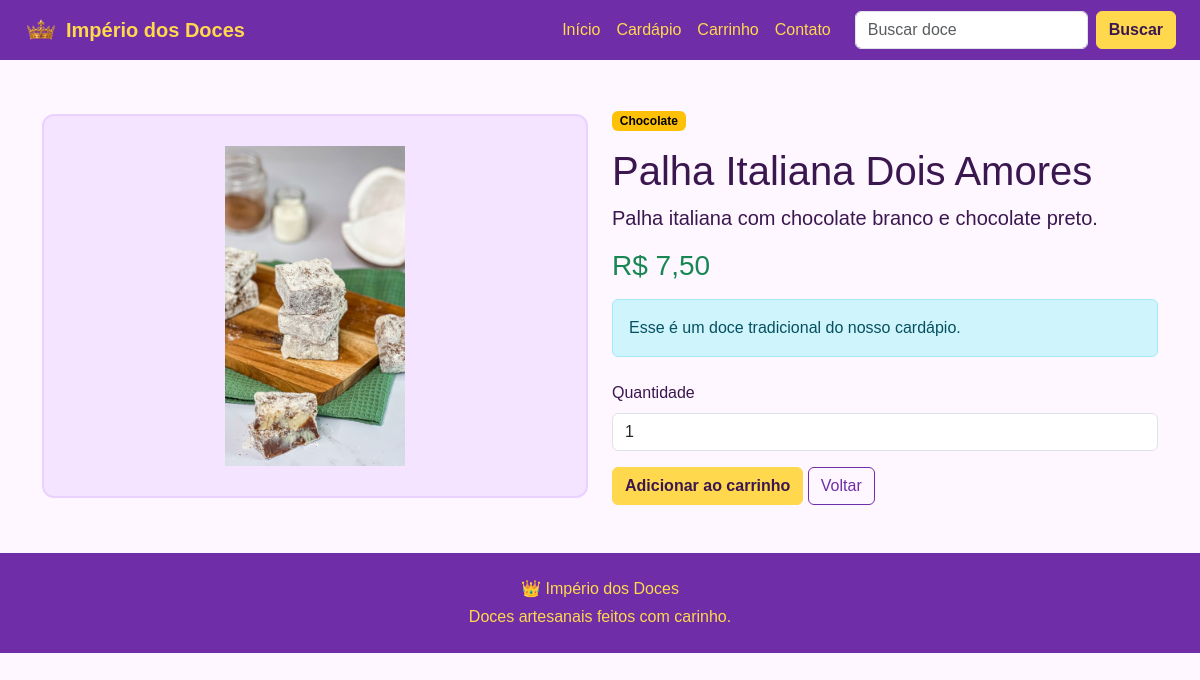
Screenshot of /produto.php?id=2 with the database file from the repository.
### tables this page shows
CREATE TABLE produtos (
    id_produto INT AUTO_INCREMENT PRIMARY KEY,
    nm_produto VARCHAR(100) NOT NULL,
    ds_produto TEXT NOT NULL,
    vl_preco DECIMAL(10,2) NOT NULL,
    img_produto VARCHAR(100) NOT NULL,
    nm_categoria VARCHAR(50) NOT NULL
);

### data/produtos_banco.php (called while the page is built)
<?php
include "includes/conexao.php";
$sql = "SELECT * FROM produtos";
$resultado = $conexao->query($sql);
$produtos = [];
while ($linha = $resultado->fetch_assoc()) {
    $produtos[] = [
        "id" => $linha["id_produto"],
        "nome" => $linha["nm_produto"],
        "descricao" => $linha["ds_produto"],
        "preco" => $linha["vl_preco"],
        "imagem" => $linha["img_produto"],
        "categoria" => $linha["nm_categoria"]
    ];
}

### includes/funcoes.php (called while the page is built, shortened)
<?php
function formatarPreco($preco) {
    return "R$ " . number_format($preco, 2, ",", ".");
}
function buscarProdutoPorId($produtos, $id) {
    foreach ($produtos as $produto) {
        if ($produto["id"] == $id) {
            return $produto;
        }
    }
    return null;
}
function produtoEmPromocao($preco) {
    return false;
}

### produto.php (the view, shortened to what this page needs)
<?php
include "data/produtos_banco.php";
include "includes/funcoes.php";
$id = 0;
if (isset($_GET["id"])) {
    $id = $_GET["id"];
}
$produto = buscarProdutoPorId($produtos, $id);
include "includes/header.php";
?>
<main class="container my-5">
    <?php if ($produto == null) { ?>
        <div class="alert alert-danger">
            Produto não encontrado.
        </div>
        <a href="cardapio.php" class="btn btn-warning">Voltar ao cardápio</a>
    <?php } else { ?>
        <div class="row align-items-center g-4">
            <div class="col-md-6">
                <div class="produto-detalhe-imagem">
                    <img src="assets/img/<?= $produto["imagem"]; ?>" alt="<?= $produto["nome"]; ?>">
                </div>
            </div>
            <div class="col-md-6">
                <span class="badge text-bg-warning mb-3"><?= $produto["categoria"]; ?></span>
                <h1><?= $produto["nome"]; ?></h1>
                <p class="lead"><?= $produto["descricao"]; ?></p>
                <h3 class="text-success"><?= formatarPreco($produto["preco"]); ?></h3>
                <?php if (produtoEmPromocao($produto["preco"])) { ?>
                    <div class="alert alert-success mt-3">
                        Esse é um produto especial da casa.
                    </div>
                <?php } else { ?>
                    <div class="alert alert-info mt-3">
                        Esse é um doce tradicional do nosso cardápio.
                    </div>
                <?php } ?>
                <form class="mt-4" method="POST">
                    <label for="quantidade" class="form-label">Quantidade</label>
                    <input type="number" class="form-control mb-3" id="quantidade" name="quantidade" min="1" value="1">
                    <button type="submit" class="btn btn-warning">Adicionar ao carrinho</button>
                    <a href="cardapio.php" class="btn btn-outline-primary">Voltar</a>
                </form>
            </div>
        </div>
    <?php } ?>
</main>
<?php include "includes/footer.php"; ?>

### assets/css/style.css (style rules this page uses)
body { background-color: #fff7ff; color: #3b174f; font-family: Arial, Helvetica, sans-serif; }
.btn-warning { background-color: #ffd84d; border-color: #ffd84d; color: #3b174f; font-weight: bold; }
.btn-outline-primary { border-color: #6f2da8; color: #6f2da8; }
.produto-detalhe-imagem { background-color: #f4e4ff; border: 2px solid #ead2ff; border-radius: 12px; min-height: 320px; display: flex; align-items: center; justify-content: center; padding: 30px; }
.produto-detalhe-imagem img { max-width: 100%; max-height: 320px; object-fit: contain; }

### rows the page displays
produtos: img_produto (picture), nm_categoria "Chocolate", nm_produto "Palha Italiana Dois Amores", ds_produto "Palha italiana com chocolate branco e chocolate preto.", vl_preco "R$ 7,50"
